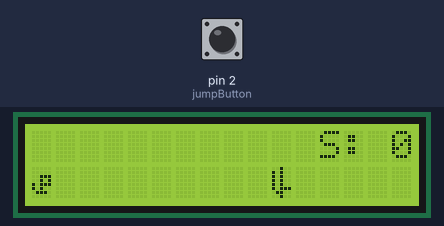
Simulated run of this sketch. Board: Arduino Uno, built with avr-gcc and run on an emulated ATmega328P. Shown: 16×2 character LCD. The inputs (shaded band) are chosen by the test bench; at power-on: pin 2 (jumpButton) HIGH.

Above: at 1.2 s.
1.3 s: pin 2 (jumpButton) pulled LOW for 3.2 s
At 1.54 s:
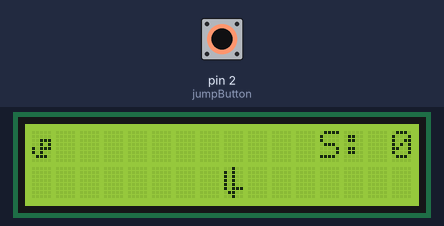
5.1 s: pin 2 (jumpButton) pulled LOW for 0.15 s
At 5.25 s:
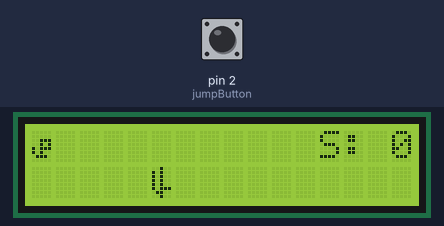
5.8 s: pin 2 (jumpButton) pulled LOW for 1 s
At 6.29 s:
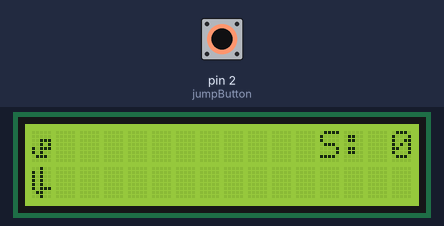
7.4 s: pin 2 (jumpButton) pulled LOW for 0.15 s
At 7.51 s:
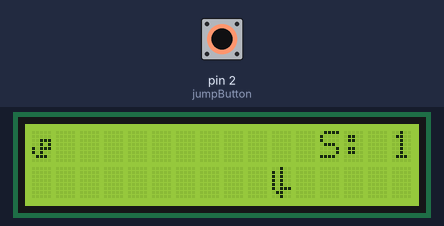
Timing chart, 0 to 10.4 s (numbered marks = the images above; inputs shaded):
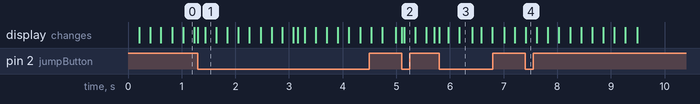

The sketch:

DinoGame.ino
```cpp
#include <Wire.h>
#include <LiquidCrystal_I2C.h>

LiquidCrystal_I2C lcd(0x27, 16, 2);

const int jumpButton = 2;

int dinoPos = 0;          // 0 = ground, 1 = jumping
int cactusPos = 15;       // Cactus position
int score = 0;
boolean gameRunning = true;
unsigned long jumpStartTime = 0;
const int JUMP_DURATION = 600;  // Jump time in milliseconds

byte dino[8] = {
  B00000,
  B00000,
  B00111,
  B00101,
  B10111,
  B10100,
  B01110,
  B00000
};

byte cactus[8] = {
  B00100,
  B10100,
  B10100,
  B10100,
  B10100,
  B10111,
  B01100,
  B00100
};

void setup() {
  lcd.init();
  lcd.backlight();

  lcd.createChar(0, dino);
  lcd.createChar(1, cactus);

  pinMode(jumpButton, INPUT_PULLUP);

  lcd.setCursor(0, 1);
  lcd.write(byte(0));
}

void loop() {
  if (gameRunning) {
    // Handle jumping
    if (digitalRead(jumpButton) == LOW && dinoPos == 0) {
      dinoPos = 1;
      jumpStartTime = millis();
      lcd.setCursor(0, 1);
      lcd.print(" ");
      lcd.setCursor(0, 0);
      lcd.write(byte(0));
    }

    // Check if jump should end
    if (dinoPos == 1 && millis() - jumpStartTime >= JUMP_DURATION) {
      dinoPos = 0;
      lcd.setCursor(0, 0);
      lcd.print(" ");
      lcd.setCursor(0, 1);
      lcd.write(byte(0));
    }

    // Move cactus
    static unsigned long lastMove = 0;
    if (millis() - lastMove >= 200) {  // Control cactus speed
      lcd.setCursor(cactusPos, 1);
      lcd.print(" ");
      cactusPos--;

      if (cactusPos < 0) {
        cactusPos = 15;
        score++;
      }

      lcd.setCursor(cactusPos, 1);
      lcd.write(byte(1));
      lastMove = millis();
    }

    // Improved collision detection
    if (cactusPos == 0 && dinoPos == 0) {
      gameRunning = false;
      gameOver();
    }

    // Update score
    lcd.setCursor(12, 0);
    lcd.print("S:");
    if (score < 10) lcd.print(" ");  // Padding for single digits
    lcd.print(score);
  }
}

void gameOver() {
  lcd.clear();
  lcd.setCursor(0, 0);
  lcd.print("Game Over!");
  lcd.setCursor(0, 1);
  lcd.print("Score: ");
  lcd.print(score);

  while (digitalRead(jumpButton) == HIGH) {
    delay(100);
  }

  // Reset game
  score = 0;
  cactusPos = 15;
  dinoPos = 0;
  lcd.clear();
  lcd.setCursor(0, 1);
  lcd.write(byte(0));
  gameRunning = true;
}
```

Measured:
- after the input at 1.3 s, the display: first changes at once (image 1 shows a later state)
- after the input at 5.1 s, the display: first changes at once (image 2 shows a later state)
- after the input at 5.8 s, the display: first changes at once (image 3 shows a later state)
- after the input at 7.4 s, the display: changes at once (image 4)
